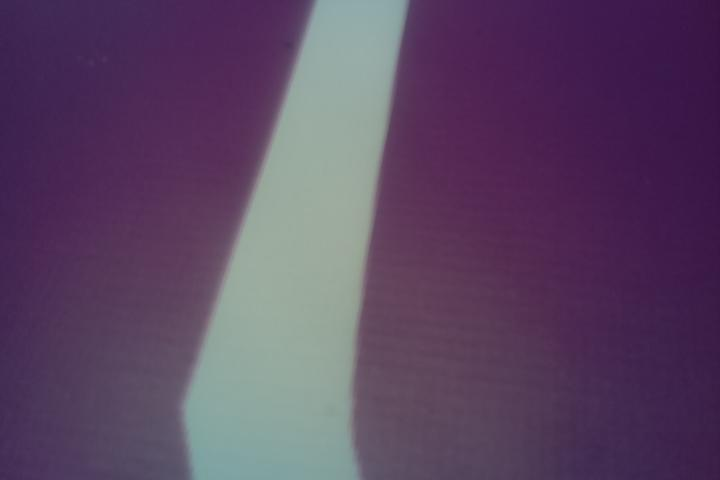
#> input picture HW11/line_detection.jpg, 720 x 480 px
$ python line_detection.py
#> lines starting #> are read from the running program, lines starting #| are printed output that depends on the picture
from PIL import Image

# open the image
img_data = Image.open("line_detection.jpg")
#> img_data is the input picture: PIL image 720x480 RGB; mean R, G, B 91.1, 69.1, 98.9
img_data = img_data.convert('RGB')

# get the image size
width, height = img_data.size
#> width = 720; height = 480
print("w: "+ str(width)+" h: "+str(height))
#| w: 720 h: 480

# set some filtering IIR parameters
alpha = 0.95
beta = 0.05

# loop through every pixel in every row to find the line
for row in range(height):
    index = []
    reds = []
    greens = []
    blues = []
    sum = [] # the brightness of a pixel
    sum_smooth = [] # the smoothed out brightness of a pixel
    diff_sum = [] # the derivative of the brightness of a pixel
    for i in range(width):
        r, g, b = img_data.getpixel((i, row)) # get the raw color of a pixel
        index.append(i)
        reds.append(r)
        greens.append(g)
        blues.append(b)
        sum.append(r+g+b) # calculate the brightness
        if i == 0:
            sum_smooth.append(sum[-1])
            diff_sum.append(0)
        else:
            sum_smooth.append(sum_smooth[-1]*alpha+sum[-1]*beta) # smooth out the brightness with IIR
            diff_sum.append(sum_smooth[-1] - sum_smooth[-2]) # the derivative

    # find the edges, where the derivative is most positive and negative
    posleft = diff_sum.index(max(diff_sum))
    posright = diff_sum.index(min(diff_sum))
    #print("r: " + str(row) + " l: = "+str(posleft)+" r: "+str(posright))

    # draw green dots where we think the edge is
    img_data.putpixel((posleft,row),(0,255,0))
    img_data.putpixel((posright,row),(0,255,0))
    # draw a red dot where we thing the center of the line is
    img_data.putpixel((int(posleft+(posright-posleft)/2),row),(255,0,0))

# show the image with where we think the edges and center are
img_data.show()

# plot the data for debugging
import matplotlib.pyplot as plt
plt.plot(index,reds,'r-', index,greens,'g-', index,blues,'b-',index,sum,'k-',index,sum_smooth,'r-',index, diff_sum,'y-*')
plt.show()
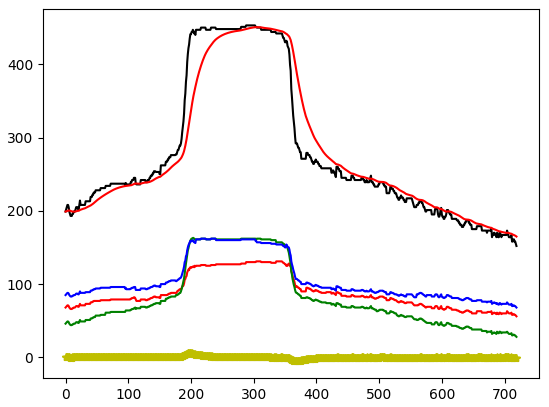
#> figure drawn by matplotlib, 1 panel; curve peaks at x = 304, y = 131; curve peaks at x = 203, y = 163; curve peaks at x = 216, y = 162

$ run again, with HW11/iso100.jpg copied over HW11/line_detection.jpg
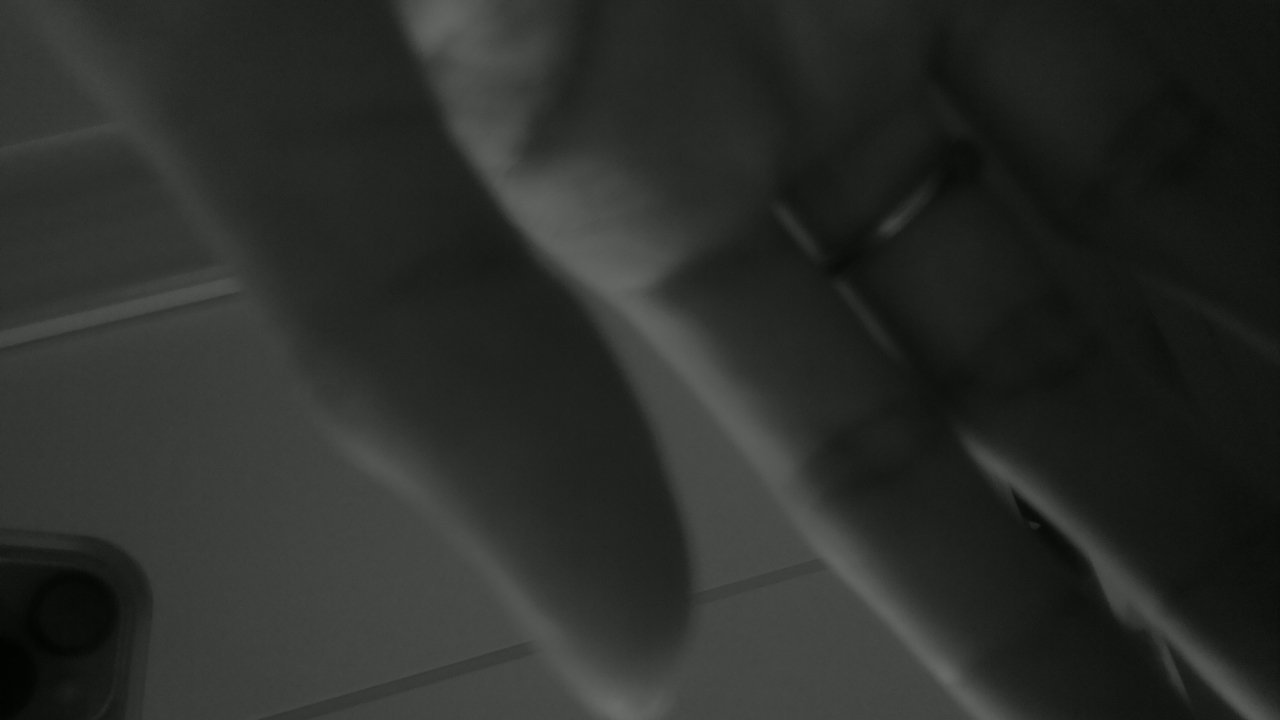
#> input picture HW11/iso100.jpg, 1280 x 720 px
#> img_data is the input picture: PIL image 1280x720 RGB; mean R, G, B 42.9, 44.9, 41.9
#| w: 1280 h: 720
#> `plt.show()`:
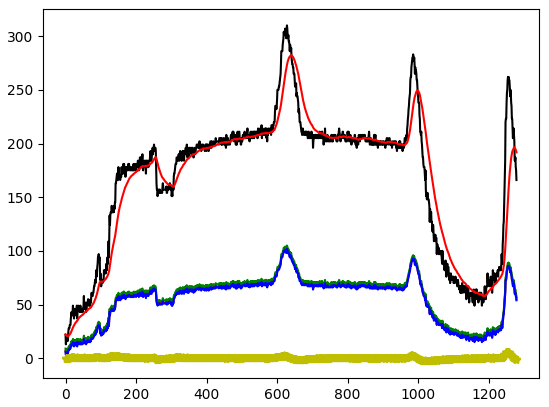
#> figure drawn by matplotlib, 1 panel; curve peaks at x = 628, y = 103; curve peaks at x = 628, y = 105; curve peaks at x = 628, y = 102

$ run again, with HW11/iso200.jpg copied over HW11/line_detection.jpg
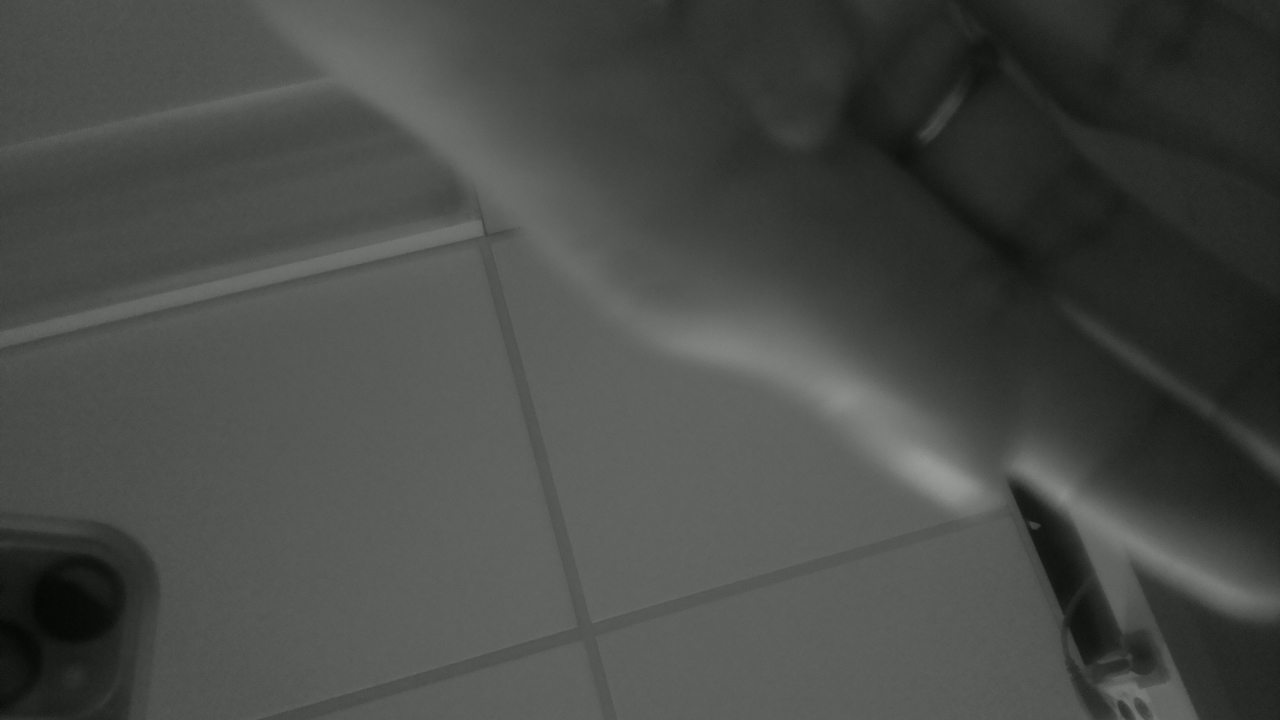
#> input picture HW11/iso200.jpg, 1280 x 720 px
#> img_data is the input picture: PIL image 1280x720 RGB; mean R, G, B 71.7, 73.7, 70.7
#| w: 1280 h: 720
#> `plt.show()`:
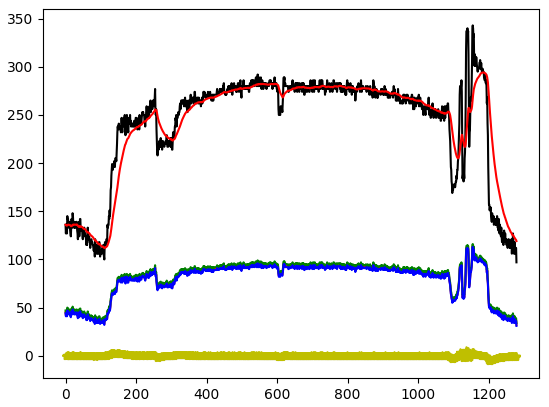
#> figure drawn by matplotlib, 1 panel; curve peaks at x = 1155, y = 114; curve peaks at x = 1155, y = 116; curve peaks at x = 1155, y = 113
